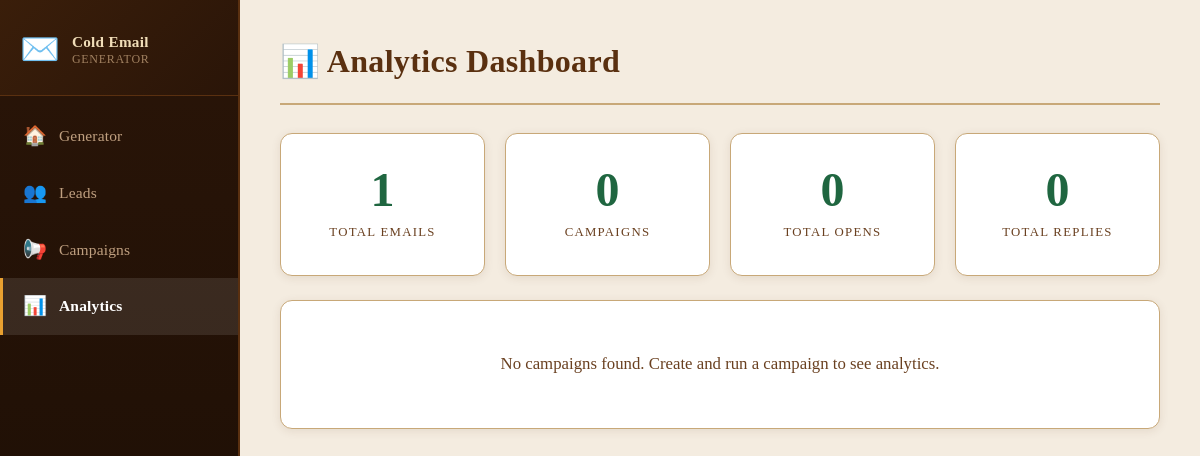
Before: /analytics with the older database file.
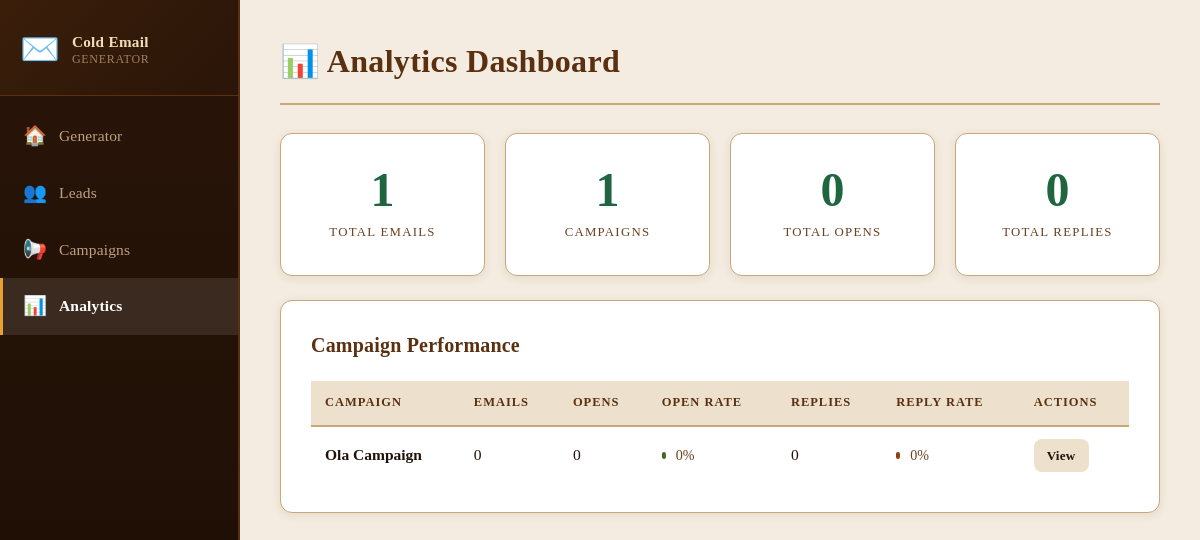
After: the same page with the newer database file.
### tables this page shows
CREATE TABLE campaigns (
            id            INTEGER PRIMARY KEY AUTOINCREMENT,
            name          TEXT NOT NULL,
            product       TEXT NOT NULL,
            template_type TEXT DEFAULT "short_pitch",
            tone          TEXT DEFAULT "friendly",
            sender        TEXT DEFAULT "",
            created_at    DATETIME DEFAULT CURRENT_TIMESTAMP
        , pain_point TEXT DEFAULT "");

### app.py (the view)
@app.route('/analytics')
def analytics():
    db = get_db()
    campaigns = db.execute('SELECT * FROM campaigns ORDER BY id DESC').fetchall()
    stats = []
    for c in campaigns:
        s = get_campaign_analytics(c['id'])
        s['name'] = c['name']
        s['id'] = c['id']
        stats.append(s)
    total_emails = db.execute('SELECT COUNT(*) FROM emails').fetchone()[0]
    return render_template('analytics.html', campaigns=stats, total_emails=total_emails)

### models/db.py (called while the page is built)
def get_db():
    if 'db' not in g:
        g.db = sqlite3.connect(
            config.DATABASE_PATH,
            detect_types=sqlite3.PARSE_DECLTYPES
        )
        g.db.row_factory = sqlite3.Row
        g.db.execute('PRAGMA journal_mode=WAL')
        g.db.execute('PRAGMA foreign_keys=ON')
    return g.db

### services/analytics.py (called while the page is built)
def get_campaign_analytics(campaign_id: int) -> dict:
    db = sqlite3.connect(config.DATABASE_PATH)
    db.row_factory = sqlite3.Row
    row = db.execute(
        '''SELECT
            COUNT(*) as total,
            SUM(opened) as opens,
            SUM(replied) as replies
           FROM emails
           WHERE campaign_id = ?''',
        (campaign_id,)
    ).fetchone()
    db.close()
    total = row['total'] or 0
    opens = row['opens'] or 0
    replies = row['replies'] or 0
    open_rate = round((opens / total * 100), 1) if total > 0 else 0
    reply_rate = round((replies / total * 100), 1) if total > 0 else 0
    return {
        'total': total,
        'opens': opens,
        'replies': replies,
        'open_rate': open_rate,
        'reply_rate': reply_rate,
    }

### templates/analytics.html (shortened to what this page needs)
{% extends "base.html" %}
{% block page_title %}📊 Analytics Dashboard{% endblock %}
{% block content %}
<div class="stats-grid">
  <div class="stat-card card">
    <div class="stat-number">{{ total_emails }}</div>
    <div class="stat-label">Total Emails</div>
  </div>
  <div class="stat-card card">
    <div class="stat-number">{{ campaigns|length }}</div>
    <div class="stat-label">Campaigns</div>
  </div>
  <div class="stat-card card">
    {% set total_opens = campaigns|sum(attribute='opens') %}
    <div class="stat-number">{{ total_opens }}</div>
    <div class="stat-label">Total Opens</div>
  </div>
  <div class="stat-card card">
    {% set total_replies = campaigns|sum(attribute='replies') %}
    <div class="stat-number">{{ total_replies }}</div>
    <div class="stat-label">Total Replies</div>
  </div>
</div>
{% if campaigns %}
<div class="card mt-4">
  <h2 class="card-title">Campaign Performance</h2>
  <div class="table-wrap">
    <table class="data-table">
      <thead>
        <tr>
          <th>Campaign</th>
          <th>Emails</th>
          <th>Opens</th>
          <th>Open Rate</th>
          <th>Replies</th>
          <th>Reply Rate</th>
          <th>Actions</th>
        </tr>
      </thead>
      <tbody>
        {% for c in campaigns %}
        <tr>
          <td><strong>{{ c.name }}</strong></td>
          <td>{{ c.total }}</td>
          <td>{{ c.opens }}</td>
          <td>
            <div class="progress-bar-wrap">
              <div class="progress-bar" style="width: {{ c.open_rate }}%"></div>
              <span>{{ c.open_rate }}%</span>
            </div>
          </td>
          <td>{{ c.replies }}</td>
          <td>
            <div class="progress-bar-wrap">
              <div class="progress-bar progress-bar-reply" style="width: {{ c.reply_rate }}%"></div>
              <span>{{ c.reply_rate }}%</span>
            </div>
          </td>
          <td>
            <a href="/campaigns/{{ c.id }}/emails" class="btn btn-xs">View</a>
          </td>
        </tr>
        {% endfor %}
      </tbody>
    </table>
  </div>
</div>
{% else %}
<div class="card mt-4 empty-state">
  <p>No campaigns found. Create and run a campaign to see analytics.</p>
</div>
{% endif %}
{% endblock %}

Changed rows visible on the page:
added campaigns: name "Ola Campaign", total "0", opens "0", open_rate "0", replies "0", reply_rate "0"
Other visible differences:
{{ campaigns|length }}: "0" → "1"
text no longer shown: "No campaigns found. Create and run a campaign to see analytics."
text now shown: "Campaign Performance CAMPAIGN EMAILS OPENS OPEN RATE REPLIES REPLY RATE ACTIONS"
